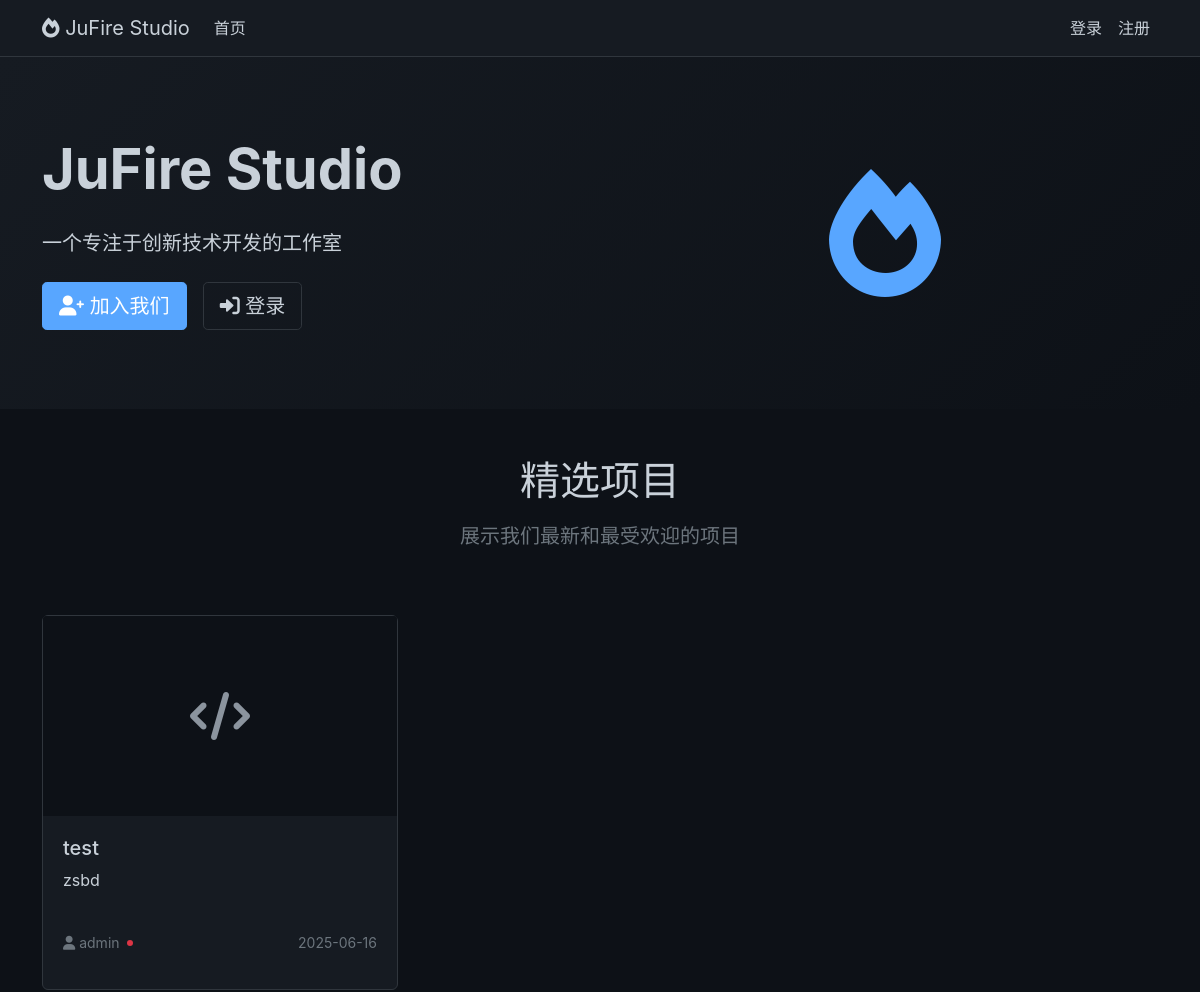
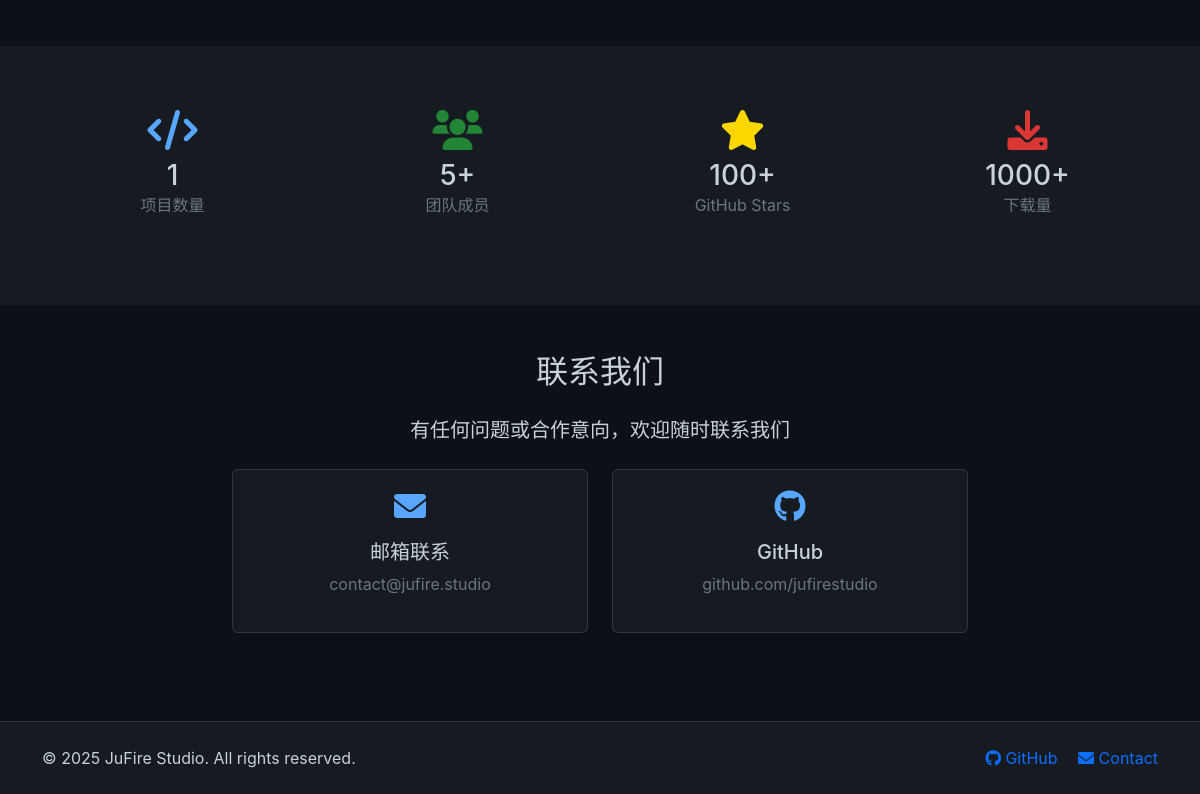
The page / on the database its author committed (2 pictures, top to bottom).
### app.py (models this page shows, shortened)
class StudioInfo(db.Model):
    id = db.Column(db.Integer, primary_key=True)
    name = db.Column(db.String(100), nullable=False)
    description = db.Column(db.Text)
    logo_url = db.Column(db.String(200))
    contact_email = db.Column(db.String(120))
    github_url = db.Column(db.String(200))
    updated_at = db.Column(db.DateTime, default=datetime.now)

class Project(db.Model):
    id = db.Column(db.Integer, primary_key=True)
    title = db.Column(db.String(100), nullable=False)
    description = db.Column(db.Text)
    github_url = db.Column(db.String(200))
    demo_url = db.Column(db.String(200))
    image_url = db.Column(db.String(200))
    created_at = db.Column(db.DateTime, default=datetime.now)
    is_featured = db.Column(db.Boolean, default=False)
    author_id = db.Column(db.Integer, db.ForeignKey("user.id"))
    author = db.relationship("User", backref=db.backref("projects", lazy=True))

class User(db.Model):
    id = db.Column(db.Integer, primary_key=True)
    username = db.Column(db.String(80), unique=True, nullable=False)
    email = db.Column(db.String(120), unique=True, nullable=False)
    password_hash = db.Column(db.String(120), nullable=False)
    role = db.Column(db.Integer, default=ROLE_GUEST)
    created_at = db.Column(db.DateTime, default=datetime.now)
    is_active = db.Column(db.Boolean, default=True)

### app.py (the view)
@app.route("/")
def index():
    studio_info = StudioInfo.query.first()
    projects = (
        Project.query.filter_by(is_featured=True)
        .order_by(Project.created_at.desc())
        .limit(6)
        .all()
    )
    current_user = None
    if "user_id" in session:
        current_user = User.query.get(session["user_id"])
    return render_template(
        "index.html",
        studio_info=studio_info,
        projects=projects,
        current_user=current_user,
    )

### templates/index.html (shortened to what this page needs)
{% extends "base.html" %}
{% block content %}
<section class="hero-section">
    <div class="container">
        <div class="row align-items-center">
            <div class="col-lg-6">
                <h1 class="display-4 fw-bold mb-4">
                    {% if studio_info %}
                    {{ studio_info.name }}
                    {% else %}
                    JuFire Studio
                    {% endif %}
                </h1>
                <p class="lead mb-4">
                    {% if studio_info and studio_info.description %}
                    {{ studio_info.description }}
                    {% else %}
                    一个专注于创新技术开发的工作室，致力于打造优秀的软件产品和解决方案。
                    {% endif %}
                </p>
                <div class="d-flex gap-3">
                    {% if not current_user %}
                    <a href="{{ url_for('register') }}" class="btn btn-primary btn-lg">
                        <i class="fas fa-user-plus"></i> 加入我们
                    </a>
                    <a href="{{ url_for('login') }}" class="btn btn-outline-light btn-lg">
                        <i class="fas fa-sign-in-alt"></i> 登录
                    </a>
                    {% endif %}
                </div>
            </div>
            <div class="col-lg-6 text-center">
                <div class="p-5">
                    <i class="fas fa-fire" style="font-size: 8rem; color: var(--github-accent);"></i>
                </div>
            </div>
        </div>
    </div>
</section>
<section class="py-5">
    <div class="container">
        <div class="row mb-5">
            <div class="col-12 text-center">
                <h2 class="h1 mb-3">精选项目</h2>
                <p class="lead text-muted">展示我们最新和最受欢迎的项目</p>
            </div>
        </div>
        {% if projects %}
        <div class="row g-4">
            {% for project in projects %}
            <div class="col-md-6 col-lg-4">
                <div class="card project-card h-100">
                    {% if project.image_url %}
                    <img src="{{ project.image_url }}" class="card-img-top" alt="{{ project.title }}"
                        style="height: 200px; object-fit: cover;">
                    {% else %}
                    <div class="card-img-top d-flex align-items-center justify-content-center"
                        style="height: 200px; background-color: var(--github-bg);">
                        <i class="fas fa-code" style="font-size: 3rem; color: var(--github-text-secondary);"></i>
                    </div>
                    {% endif %}
                    <div class="card-body d-flex flex-column">
                        <h5 class="card-title">{{ project.title }}</h5>
                        <p class="card-text flex-grow-1">
                            {{ project.description[:100] }}{% if project.description|length > 100 %}...{% endif %}
                        </p>
                        <div class="mt-auto">
                            <div class="d-flex justify-content-between align-items-center">
                                <small class="text-muted">
                                    <i class="fas fa-user"></i>
                                    {% if project.author %}
                                    {{ project.author.username }}
                                    <span class="ms-1"
                                        style="display: inline-block; width: 6px; height: 6px; border-radius: 50%; background-color: {% if project.author.role == 3 %}var(--bs-danger){% elif project.author.role == 2 %}var(--bs-warning){% elif project.author.role == 1 %}var(--bs-success){% else %}var(--bs-secondary){% endif %}; vertical-align: middle; position: relative; top: -1px;"></span>
                                    {% else %}
                                    未知
                                    {% endif %}
                                </small>
                                <small class="text-muted">
                                    {{ project.created_at.strftime('%Y-%m-%d') }}
                                </small>
                            </div>
                        </div>
                    </div>
                </div>
            </div>
            {% endfor %}
        </div>
        {% endif %}
    </div>
</section>
<section class="py-5" style="background-color: var(--github-secondary);">
    <div class="container">
        <div class="row text-center">
            <div class="col-md-3 col-6 mb-4">
                <div class="p-3">
                    <i class="fas fa-code" style="font-size: 2.5rem; color: var(--github-accent);"></i>
                    <h3 class="mt-2 mb-0">{{ projects|length if projects else 0 }}</h3>
                    <p class="text-muted mb-0">项目数量</p>
                </div>
            </div>
            <div class="col-md-3 col-6 mb-4">
                <div class="p-3">
                    <i class="fas fa-users" style="font-size: 2.5rem; color: var(--github-success);"></i>
                    <h3 class="mt-2 mb-0">5+</h3>
                    <p class="text-muted mb-0">团队成员</p>
                </div>
            </div>
            <div class="col-md-3 col-6 mb-4">
                <div class="p-3">
                    <i class="fas fa-star" style="font-size: 2.5rem; color: #ffd700;"></i>
                    <h3 class="mt-2 mb-0">100+</h3>
                    <p class="text-muted mb-0">GitHub Stars</p>
                </div>
            </div>
            <div class="col-md-3 col-6 mb-4">
                <div class="p-3">
                    <i class="fas fa-download" style="font-size: 2.5rem; color: var(--github-danger);"></i>
                    <h3 class="mt-2 mb-0">1000+</h3>
                    <p class="text-muted mb-0">下载量</p>
                </div>
            </div>
        </div>
    </div>
</section>
<section class="py-5">
    <div class="container">
        <div class="row justify-content-center">
            <div class="col-lg-8 text-center">
                <h2 class="mb-4">联系我们</h2>
                <p class="lead mb-4">有任何问题或合作意向，欢迎随时联系我们</p>
                <div class="row g-4">
                    <div class="col-md-6">
                        <div class="card">
                            <div class="card-body">
                                <i class="fas fa-envelope" style="font-size: 2rem; color: var(--github-accent);"></i>
                                <h5 class="mt-3">邮箱联系</h5>
                                <p class="text-muted">
                                    {% if studio_info and studio_info.contact_email %}
                                    {{ studio_info.contact_email }}
                                    {% else %}
                                    contact@jufire.studio
                                    {% endif %}
                                </p>
                            </div>
                        </div>
                    </div>
                    <div class="col-md-6">
                        <div class="card">
                            <div class="card-body">
                                <i class="fab fa-github" style="font-size: 2rem; color: var(--github-accent);"></i>
                                <h5 class="mt-3">GitHub</h5>
                                <p class="text-muted">
                                    {% if studio_info and studio_info.github_url %}
                                    <a href="{{ studio_info.github_url }}" class="text-decoration-none" target="_blank">
                                        查看我们的开源项目
                                    </a>
                                    {% else %}
                                    github.com/jufirestudio
                                    {% endif %}
                                </p>
                            </div>
                        </div>
                    </div>
                </div>
            </div>
        </div>
    </div>
</section>
{% endblock %}

### static/css/style.css (style rules this page uses)
html, body { transition: opacity 0.3s ease; }
:root { --github-bg: #0d1117; --github-secondary: #161b22; --github-border: #30363d; --github-text: #c9d1d9; --github-text-secondary: #8b949e; --github-accent: #58a6ff; --github-success: #238636; --github-warning: #f0883e; --github-danger: #da3633; }
* { box-sizing: border-box; margin: 0; padding: 0; }
body { min-height: 100vh; background-color: var(--github-bg); color: var(--github-text); font-family: -apple-system, BlinkMacSystemFont, 'Segoe UI', Helvetica, Arial, sans-serif; display: flex; flex-direction: column; }
.card { background-color: var(--github-secondary); border: 1px solid var(--github-border); color: var(--github-text); transition: background-color 0.2s, box-shadow 0.2s; border-radius: 6px; margin-bottom: 24px; }
.card-body { padding: 20px; }
.btn-primary { background-color: var(--github-accent); border-color: var(--github-accent); }
.btn-outline-light { color: var(--github-text); border-color: var(--github-border); }
.project-card { transition: background-color 0.2s, box-shadow 0.2s; }
.fade-in { animation: fadeIn 0.5s ease-in-out; }

### templates/base.html (style rules this page uses)
html, body { visibility: hidden; background-color: #0d1117; }
:root { --github-bg: #0d1117; --github-secondary: #161b22; --github-border: #30363d; --github-text: #c9d1d9; --github-text-secondary: #8b949e; --github-accent: #58a6ff; --github-success: #238636; --github-danger: #da3633; }
body { background-color: var(--github-bg); color: var(--github-text); font-family: -apple-system, BlinkMacSystemFont, 'Segoe UI', Helvetica, Arial, sans-serif; }
.card { background-color: var(--github-secondary); border: 1px solid var(--github-border); color: var(--github-text); }
.btn-primary { background-color: var(--github-accent); border-color: var(--github-accent); }
.project-card { transition: transform 0.2s; }
.hero-section { background: linear-gradient(135deg, var(--github-secondary) 0%, var(--github-bg) 100%); padding: 4rem 0; }

### rows shown on the page
StudioInfo: name "JuFire Studio", description "一个专注于创新技术开发的工作室", contact_email "contact@jufire.studio"
Project: title "test", description "zsbd", author.username "admin", created_at "2025-06-16"

### other values the page prints
{{ projects|length if projects else 0 }} "1"
